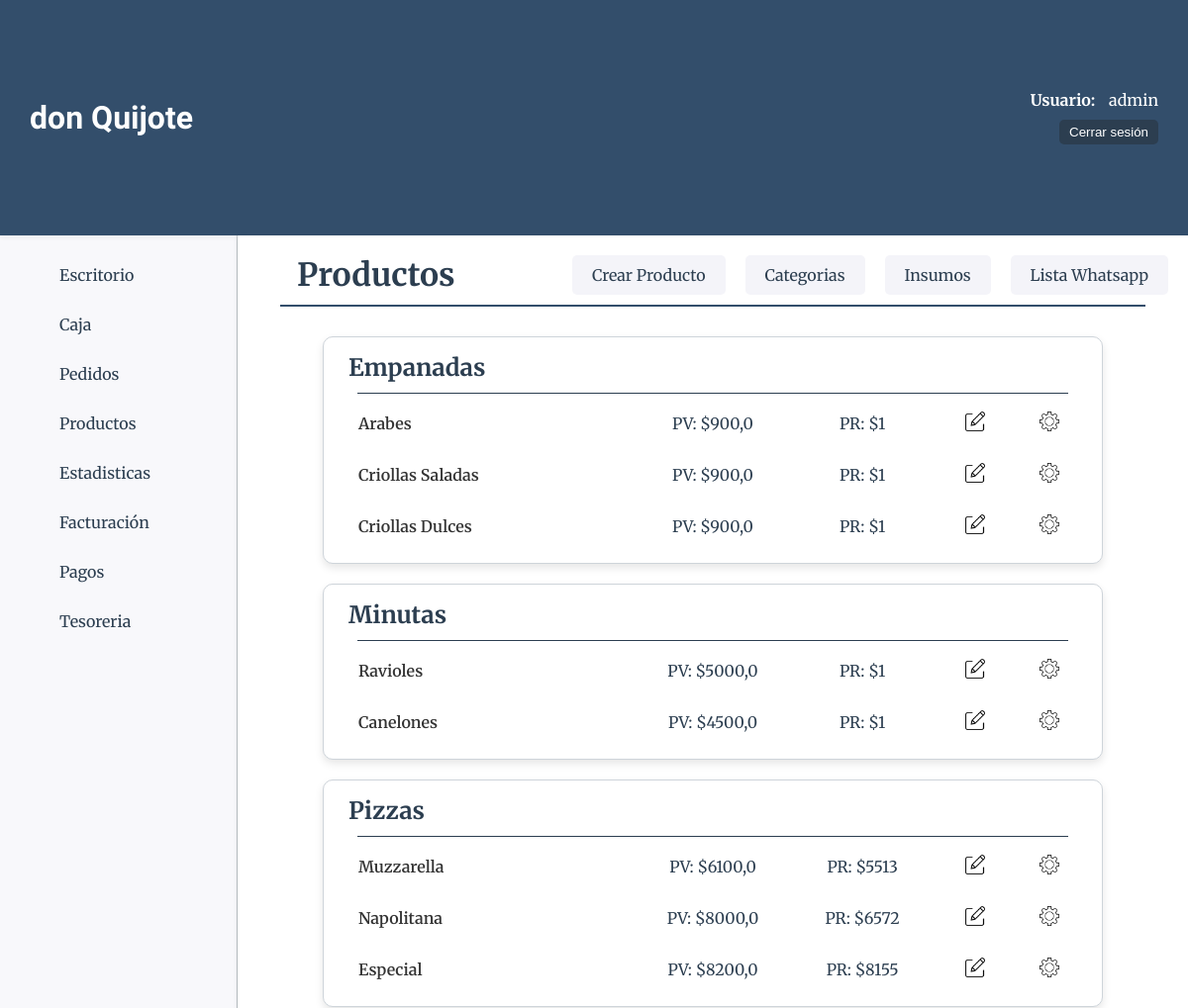
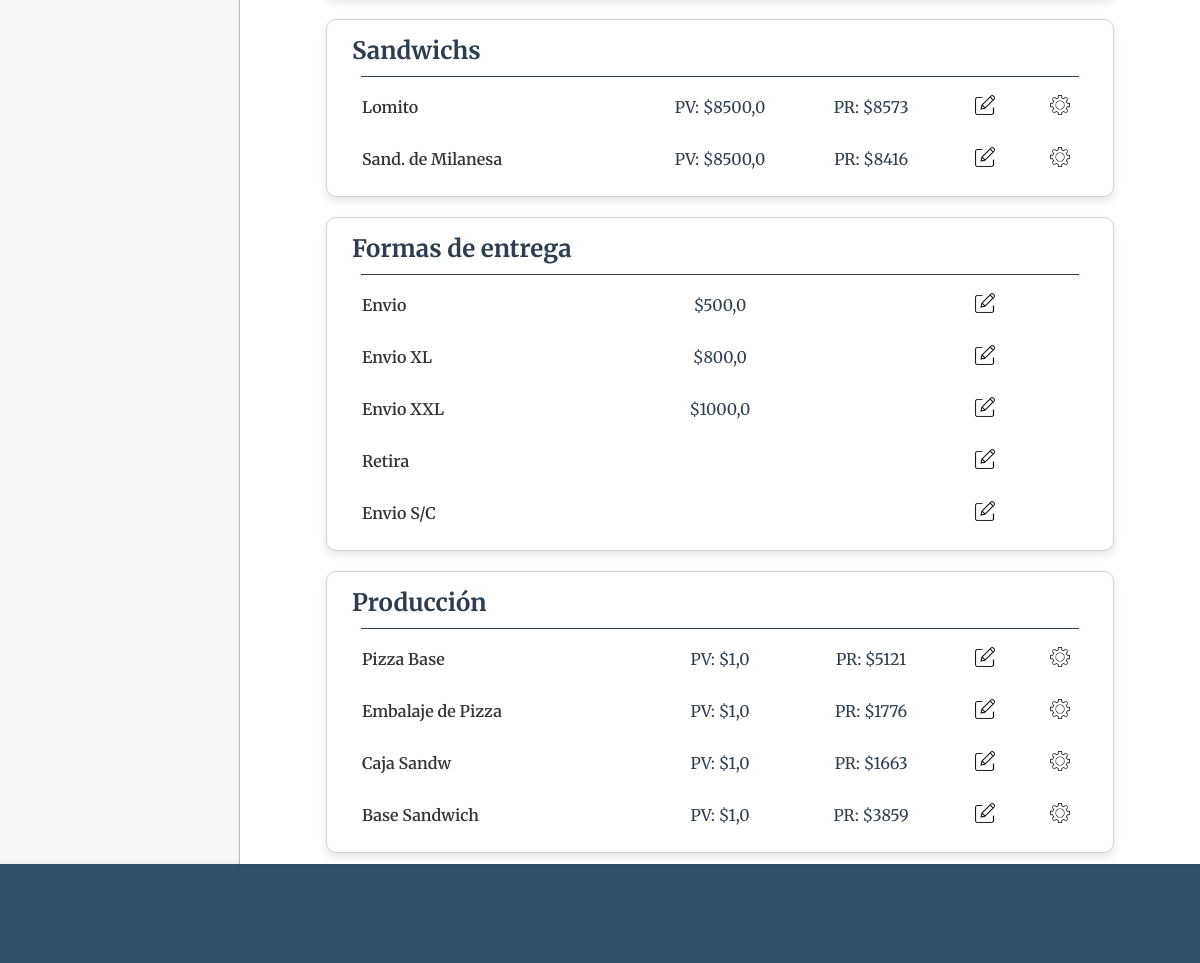
Page /productos/ (signed in) on the earlier database version (2 pictures, top to bottom).
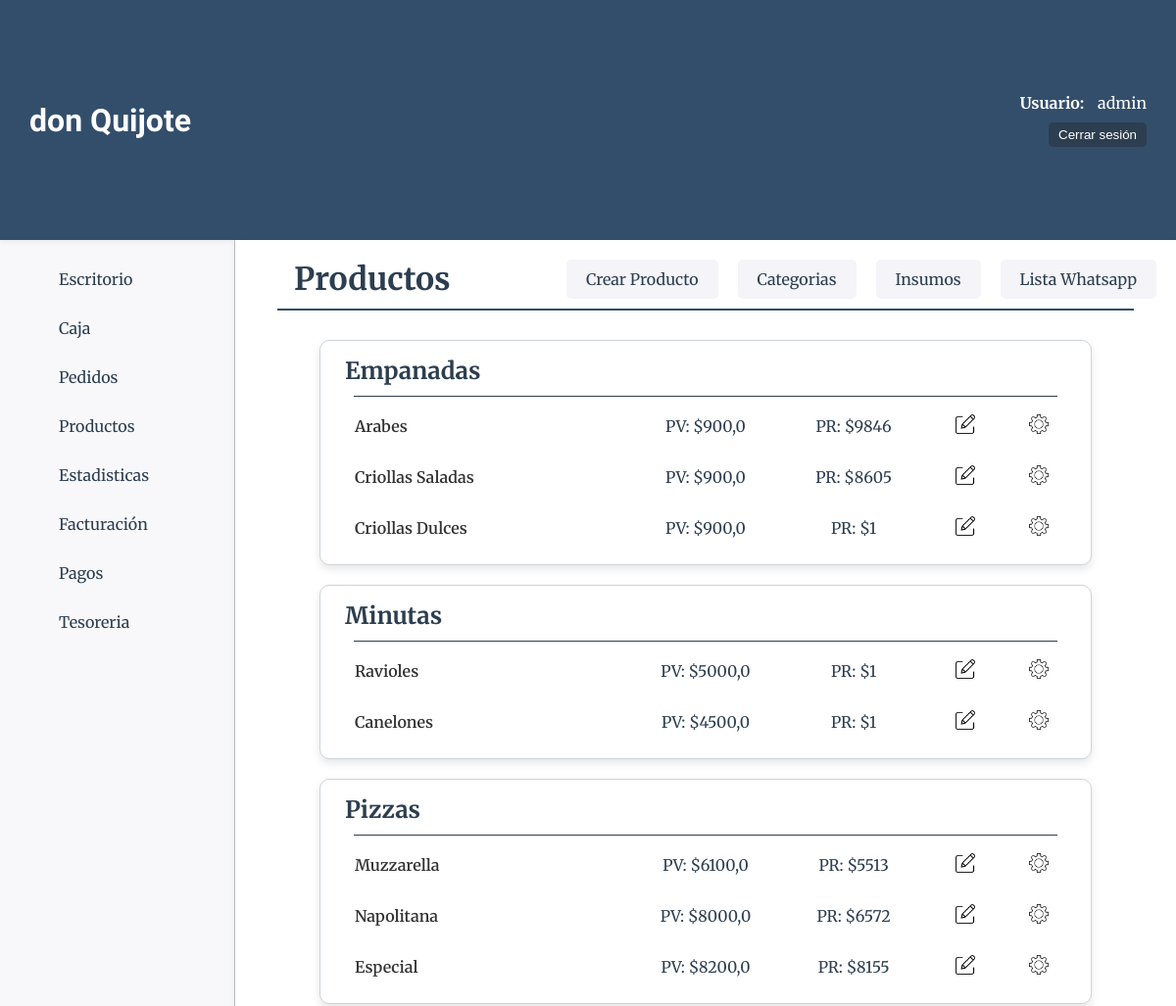
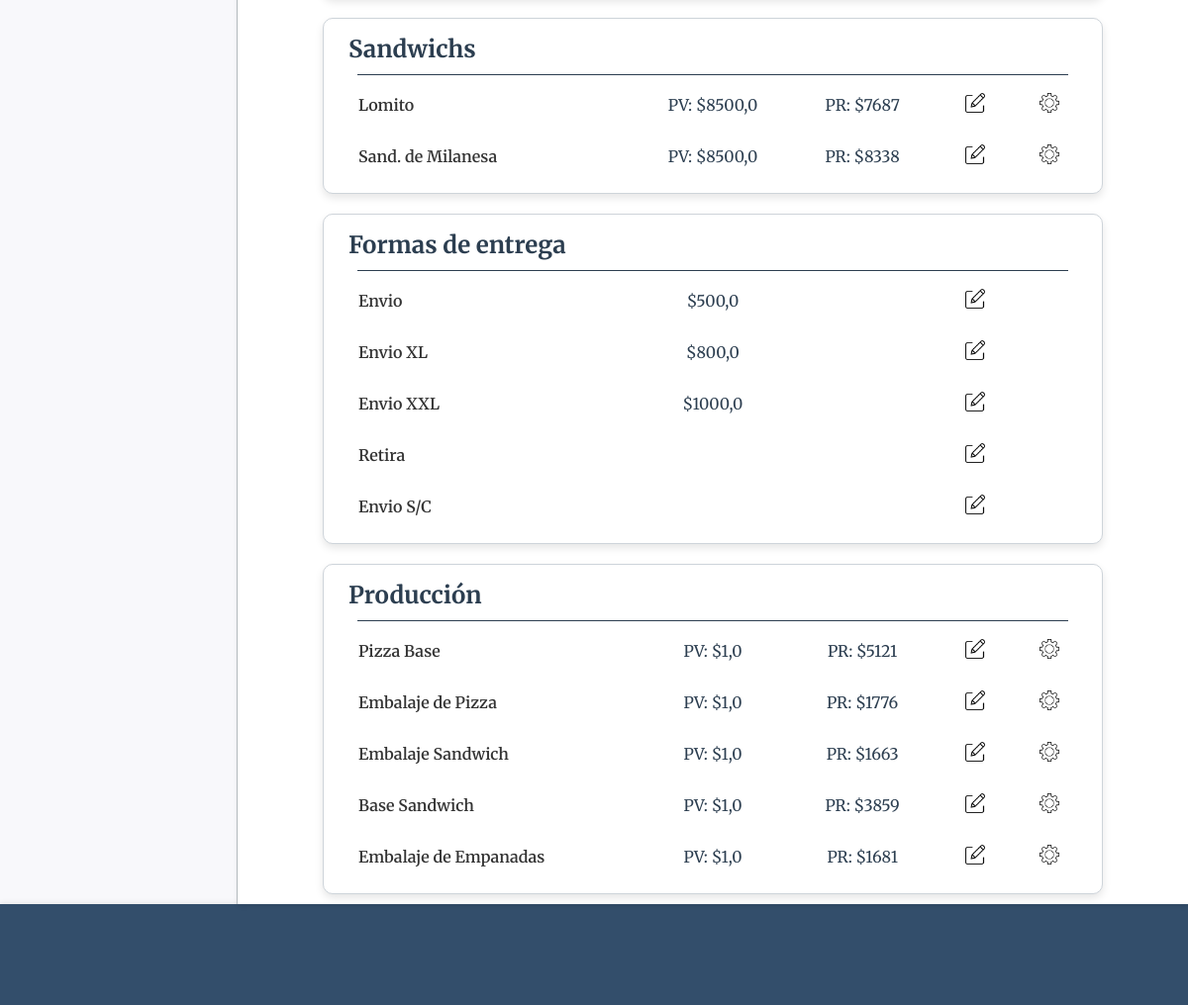
Same page on the later database version (2 pictures, top to bottom).
### productos/models.py (models this page shows, shortened)
class ProductoCategoria(models.Model):
    nombre=models.CharField(max_length=50)
    estado=models.BooleanField(default=True)

class Producto(models.Model):
    nombre=models.CharField(max_length=50, verbose_name="Nombre")
    categoria=models.ForeignKey(ProductoCategoria, on_delete=models.CASCADE, verbose_name="Categoría")
    descripcion=models.CharField(max_length=200, blank=True, null=True, verbose_name="Descripción")
    precio_unit=models.FloatField(verbose_name="P. Unitario")
    precio_media=models.FloatField(blank=True, null=True, verbose_name="P. Media")
    precio_doc=models.FloatField(blank=True, null=True, verbose_name="P. Docena")
    precio_rec = models.FloatField(default=1, verbose_name="Precio Recomendado")
    def __str__(self):
        return self.nombre

### pedido/models.py (models this page shows, shortened)
class FormaEntrega(models.Model):
    forma_entrega = models.CharField(max_length=50)
    precio = models.FloatField(null=True, blank=True)
    envio = models.BooleanField()
    class Meta:
        db_table = "formaentrega"
        verbose_name = "Forma de entrega"

### productos/views.py (the view)
# urls.py: path('', views.home, name="home"),
@login_required
def home(request):
    productos = Producto.objects.select_related('categoria').order_by('categoria__nombre').all()
    categorias = ProductoCategoria.objects.all()
    forma_entrega = FormaEntrega.objects.all()
    precio_recomendado()
    context = {
        'object_list': productos,
        'categorias': categorias,
        'forma_entrega': forma_entrega
    }
    return render(request, 'productos/index.html', context)

### core/context_processors.py (called while the page is built)
def counter_pedidos(request):
    cant_pedidos = Pedido.objects.all().count()
    cant_entregados = Pedido.objects.filter(estado='entregado').count()
    cant_pendientes = Pedido.objects.filter(estado='pendiente').count()
    cant_reservados = Pedido.objects.filter(estado='reservado').count()
    cant_cancelado = Pedido.objects.filter(estado='cancelado').count()
    cant_pedidos = Pedido.objects.all().count() - cant_cancelado
    cant_envios = Pedido.objects.filter(forma_entrega__precio__gt=0).count() - cant_cancelado - cant_reservados
    return {
        'cant_pedidos':cant_pedidos,
        "cant_entregados":cant_entregados,
        "cant_pendientes":cant_pendientes,
        "cant_reservados":cant_reservados,
        "cant_envios":cant_envios
        }

### productos/models.py (called while the page is built)
    def __str__(self):
        return self.nombre

### productos/templates/productos/index.html (shortened to what the changed rows need)
{% extends 'core/base.html' %}
{% load static %}
{% block css %}
<link rel="stylesheet" href="{% static 'productos/css/styles.css' %}">
{% endblock css %}
{% block titulo %}
{% include 'core/components/encabezado.html' with titulo_texto="Productos" %}
{% endblock titulo %}
{% block main %}
<section class="categorias-container">
    {% regroup object_list by categoria.nombre as categorias_productos %}
    {% for categoria in categorias_productos %}
        {% with categoria.grouper as nombre_categoria %}
            {% for cat in categorias %}
                {% if cat.nombre == nombre_categoria and cat.estado and cat.nombre != "Producción" %}
                    <div class="card">
                        <h1 class="categoria-titulo">{{ nombre_categoria }}</h1>
                        <hr class="categoria-hr">
                        {% for producto in categoria.list %}
                            <div class="productos">
                                <p class="producto-nombre">{{ producto.nombre }}</p>
                                <p class="producto-precio">PV: ${{ producto.precio_unit }}</p>
                                <p class="producto-precio-rec">PR: ${{ producto.precio_rec|floatformat:0 }}</p>
                                <div class="producto-opc">
                                    <a href="{% url 'productos:productos_update' producto.id %}">
                                        <img class="icono-opc" src="{% static 'productos/img/editar.webp' %}" alt="Editar Producto">
                                    </a>
                                </div>
                                <div class="producto-config">
                                    <a href="{% url 'productos:agregar_insumos_producto' producto.id %}">
                                        <img class="icono-opc" src="{% static 'productos/img/config.png' %}" alt="Editar Producto">
                                    </a>
                                </div>
                            </div>
                        {% endfor %}
                    </div>
                {% endif %}
            {% endfor %}
        {% endwith %}
    {% endfor %}
    <div class="card">
        <h1 class="categoria-titulo">Formas de entrega</h1>
        {% for entrega in forma_entrega %}
            <div class="productos">
                <p class="producto-nombre">{{ entrega.forma_entrega }}</p>
                {% if entrega.precio != None %}
                    <p class="producto-precio">${{ entrega.precio }}</p>
                {% endif %}
                <div class="producto-opc">
                    <a href="{% url 'pedido:formaentrega_update' entrega.id %}">
                        <img class="icono-opc" src="{% static 'productos/img/editar.webp' %}" alt="Editar Producto">
                    </a>
                </div>
            </div>
        {% endfor %}
    </div>
    {% for categoria in categorias_productos %}
        {% with categoria.grouper as nombre_categoria %}
            {% for cat in categorias %}
                {% if cat.nombre == nombre_categoria and cat.estado and cat.nombre == "Producción" %}
                    <div class="card">
                        <h1 class="categoria-titulo">{{ nombre_categoria }}</h1>
                        <hr class="categoria-hr">
                        {% for producto in categoria.list %}
                            <div class="productos">
                                <p class="producto-nombre">{{ producto.nombre }}</p>
                                <p class="producto-precio">PV: ${{ producto.precio_unit }}</p>
                                <p class="producto-precio-rec">PR: ${{ producto.precio_rec|floatformat:0 }}</p>
                                <div class="producto-opc">
                                    <a href="{% url 'productos:productos_update' producto.id %}">
                                        <img class="icono-opc" src="{% static 'productos/img/editar.webp' %}" alt="Editar Producto">
                                    </a>
                                </div>
                                <div class="producto-config">
                                    <a href="{% url 'productos:agregar_insumos_producto' producto.id %}">
                                        <img class="icono-opc" src="{% static 'productos/img/config.png' %}" alt="Editar Producto">
                                    </a>
                                </div>
                            </div>
                        {% endfor %}
                    </div>
                {% endif %}
            {% endfor %}
        {% endwith %}
    {% endfor %}
</section>
{% endblock main %}

Differences in the rows shown:
changed Producto "Arabes": precio_rec "1" → "9846"
changed Producto "Criollas Saladas": precio_rec "1" → "8605"
changed Producto "Lomito": precio_rec "8573" → "7687"
changed Producto "Sand. de Milanesa": precio_rec "8416" → "8338"
changed Producto: nombre "Caja Sandw" → "Embalaje Sandwich"
added Producto: nombre "Embalaje de Empanadas", precio_unit "1,0", precio_rec "1681", shown under ProductoCategoria "Producción"
